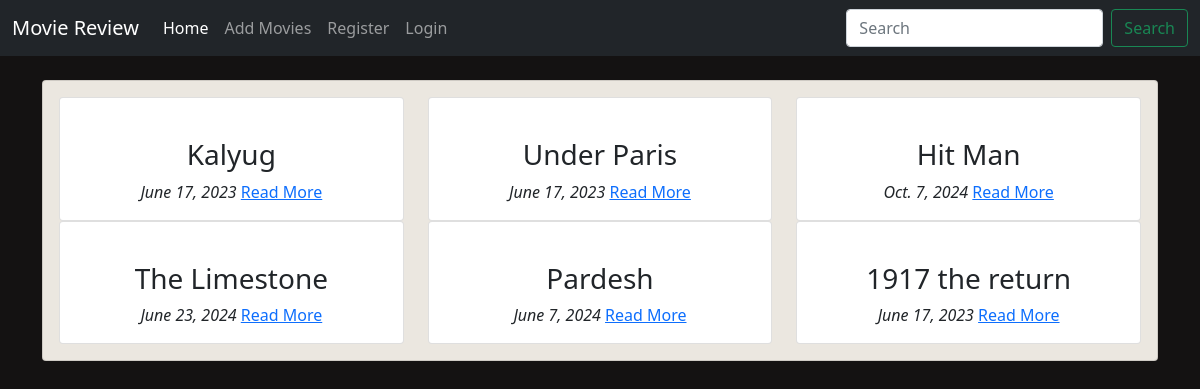
The page / on the database its author committed.
### movie/models.py (models this page shows, shortened)
class Movie(models.Model):
    name = models.CharField(max_length=300)
    director = models.CharField(max_length=300)
    cast = models.CharField(max_length=800)
    description = models.TextField(max_length=5000)
    release_date = models.DateField()
    averageRating = models.FloatField(default=0)
    image = models.URLField(default=None, null=True)
    def __str__(self):
        return self.name

### movie/views.py (the view)
# urls.py: path('', views.home, name='home'),
def home(request):
    query = request.GET.get("title")
    allMovies = None
    if query:
        allMovies = Movie.objects.filter(name__icontains=query)
    else:
        allMovies = Movie.objects.all()
    print(allMovies)
    context = {
        'movies' : allMovies
    }
    return render(request, 'index.html', context)

### movie/templates/index.html (shortened to what this page needs)
{% extends 'base.html' %}
{% block content %}
<div class="container">
    <br>
    <div class="card" id="backdrop">
        <div class="card-body">
            <div class="row">
                {% for movie in movies %}
                <div class="col-md-4">
                    <div class="card">
                        <div class="card-body">
                            <div class="text-center">
                            </div>
                            <h3 class="text-center">
                                {{ movie.name }}
                            </h3>
                            <div class="text-center">
                                <i>{{ movie.release_date }}</i>
                                <a href="details/{{ movie.id }}">Read More</a>
                            </div>
                        </div>
                    </div>
                </div>
                {% endfor %}
            </div>
        </div>
    </div>
</div>
{% endblock %}

### movie/templates/base.html (shortened to what this page needs)
<!doctype html>
<html lang="en">
  <head>
    <link href="https://cdn.jsdelivr.net/npm/bootstrap@5.0.2/dist/css/bootstrap.min.css" rel="stylesheet">
    {% load static %}
    <link rel="stylesheet" href="{% static 'css/main.css' %}">
  </head>
  <body>
    <nav class="navbar navbar-expand-lg navbar-dark bg-dark">
        <div class="container-fluid">
          <a class="navbar-brand" href="http://127.0.0.1:8000/">Movie Review</a>
          <div class="collapse navbar-collapse" id="navbarSupportedContent">
            <ul class="navbar-nav me-auto mb-2 mb-lg-0">
              <li class="nav-item">
                <a class="nav-link active" aria-current="page" href="http://127.0.0.1:8000/">Home</a>
              </li>
              <li class="nav-item">
                <a class="nav-link" href="http://127.0.0.1:8000/add/">Add Movies</a>
              </li>
              {% if user.is_authenticated %}
              <li class="nav-item dropdown">
                <a class="nav-link dropdown-toggle" href="#" id="navbarDropdown" role="button" data-bs-toggle="dropdown" aria-expanded="false">
                  {{ user.username }}
                </a>
                <ul class="dropdown-menu" aria-labelledby="navbarDropdown">
                  <li><a class="dropdown-item" href="#">My Profile</a></li>
                  <li><hr class="dropdown-divider"></li>
                  <li><a class="dropdown-item" href="{% url 'accounts:logout' %}">Logout</a></li>
                </ul>
              </li>
              {% else %}
              <li class="nav-item">
                <a class="nav-link" href="{% url 'accounts:register' %}">Register</a>
              </li>
              <li class="nav-item">
                <a class="nav-link" href="{% url 'accounts:login' %}">Login</a>
              </li>
              {% endif %}
            </ul>
            <form class="d-flex" method="GET" action="{% url 'home' %}">
              <input class="form-control me-2" type="search" placeholder="Search" aria-label="Search" name="title">
              <button class="btn btn-outline-success" type="submit">Search</button>
            </form>
          </div>
        </div>
      </nav>
    {% block content %}
    {% endblock %}
  </body>
</html>

### movie/static/css/main.css (style rules this page uses)
body { background-color: #141212; }
#backdrop { background-color: #ebe7e0; }

### rows shown on the page
Movie: name "Kalyug", release_date "June 17, 2023"
Movie: name "Under Paris", release_date "June 17, 2023"
Movie: name "Hit Man", release_date "Oct. 7, 2024"
Movie: name "The Limestone", release_date "June 23, 2024"
Movie: name "Pardesh", release_date "June 7, 2024"
Movie: name "1917 the return", release_date "June 17, 2023"
